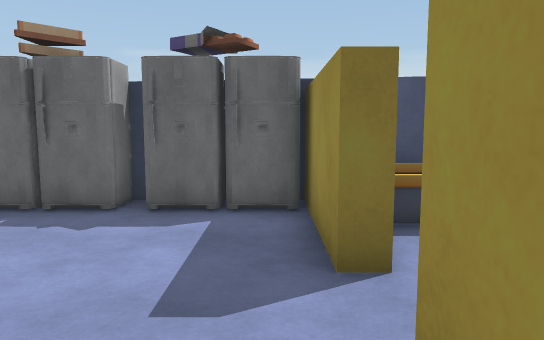
View 1 (above)

16 first-person views from a walk through a 3-D level made in the Unity game engine. The camera is 1.3 m above the floor, tilts 6° down and sees 70° across. The floor is counted in squares, 1 m on a side. Each view is taken from the middle of a square. On the plan, view 1 faces up. The plan holds only what a view shows up to about 16 squares ahead; the rest is blank. The place goes on beyond the plan. The player character is not drawn. Some surface patterns are stand-ins.

View 2
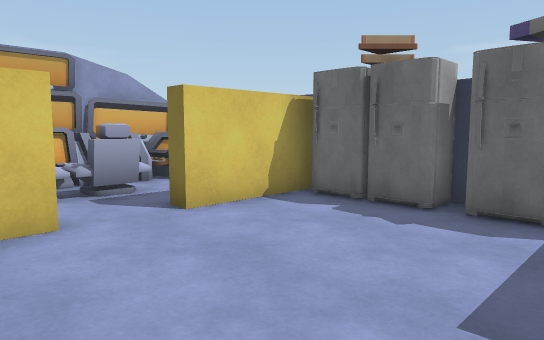

View 3
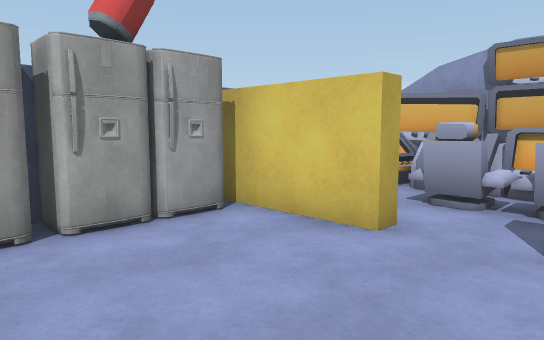

View 4
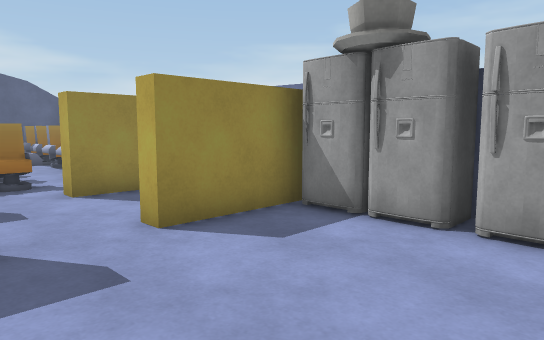

View 5
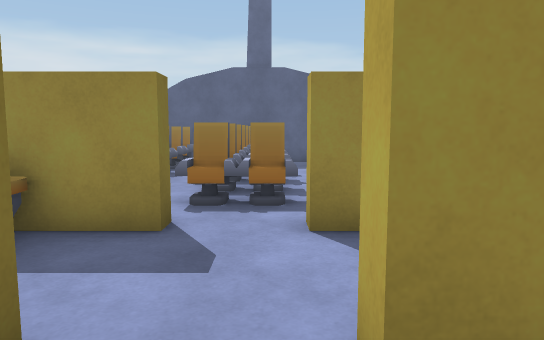

View 6
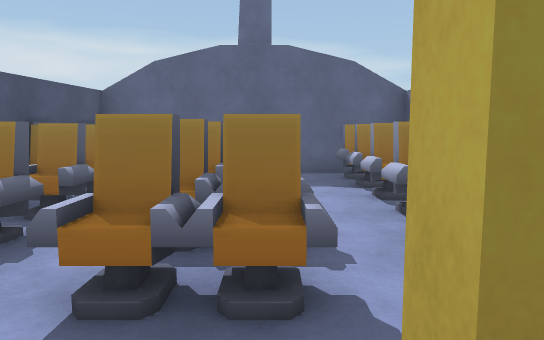

View 7
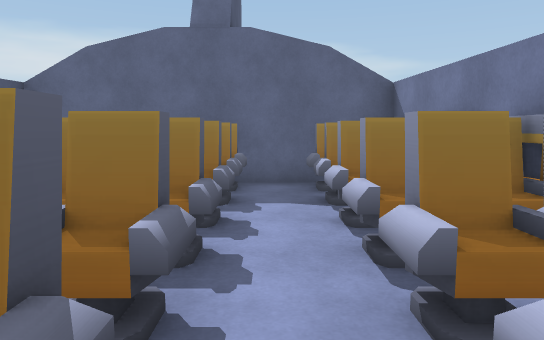

View 8
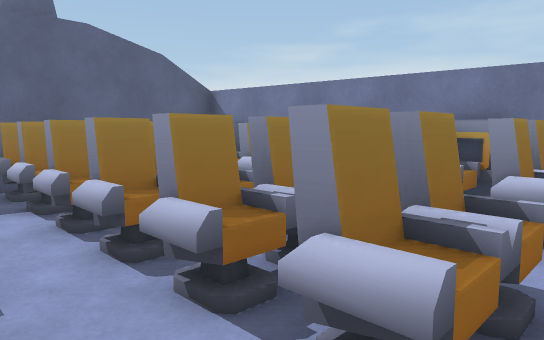

View 9
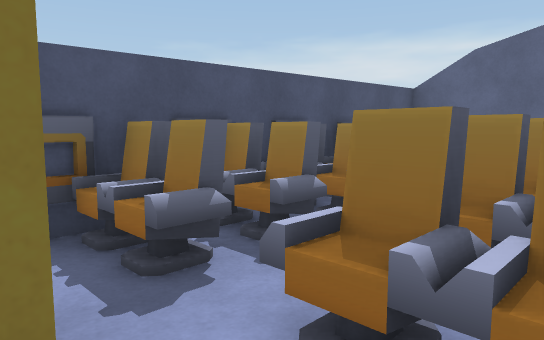

View 10
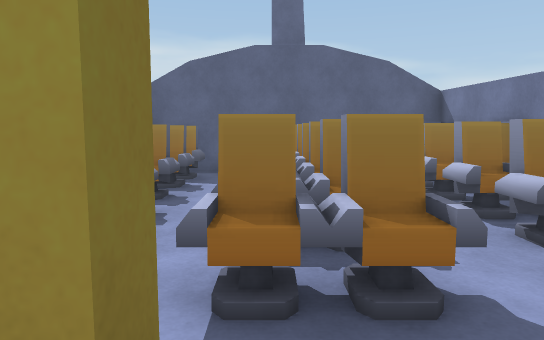

View 11
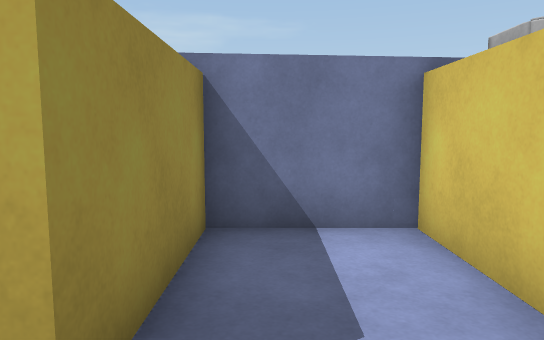

View 12
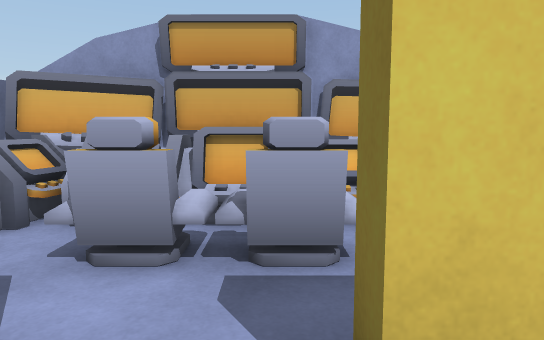

View 13
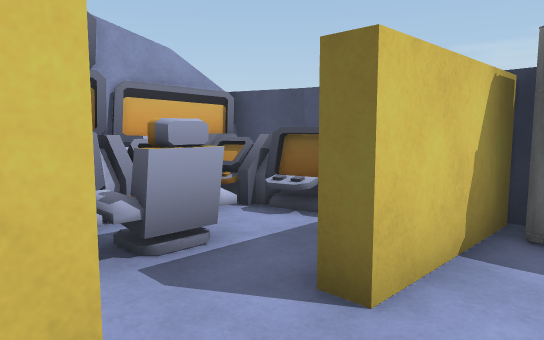

View 14
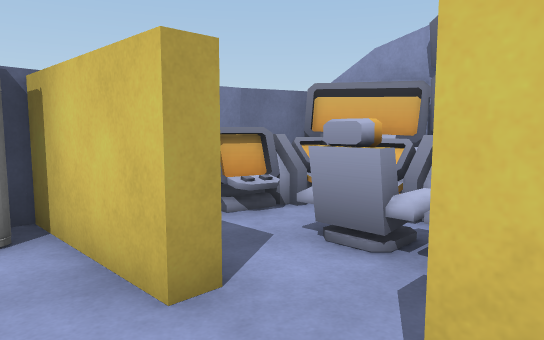

View 15
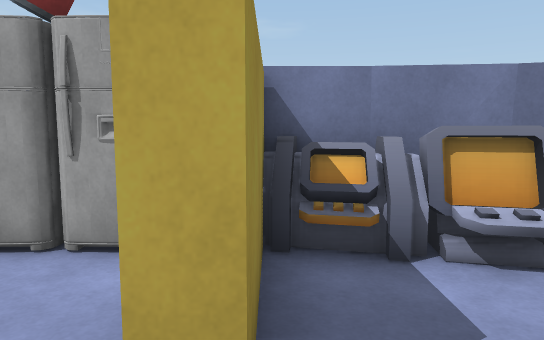

View 16
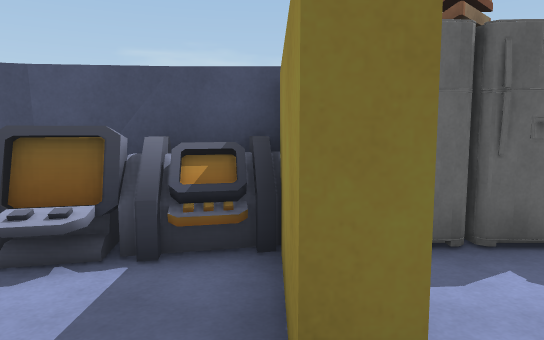

### Floor plan
Ten units are one square. View 1 is at (0, 0); x grows to the right and y downward. Boxes are objects, and circles mark ways between rooms. Rooms are numbered by the first view taken in them; rooms with no view inside come last. Other rooms are left out.
<svg viewBox="-120 -80 270 106">
<path fill="none" stroke="#000" d="M11 -34 6 -34 6 -70M-54 -15 -54 20M-25 20 -20 20M6 14 6 -15 11 -15M-54 -70 -54 -34M11 -4 11 20 39 20 39 -15 44 -15M44 -34 39 -34M89 18 96 18M93 20 144 20 144 -65M68 18 75 18M63 20 89 20M80 -69 70 -69M118 -69 109 -69M59 -69 52 -69M140 -71 52 -71M-108 -12 -108 5M-54 -34 -59 -34 -59 -64M-72 -71 -91 -69M-91 19 -72 21M-91 20 -56 20M-59 11 -59 -15 -54 -15M-58 -71 -80 -71M-90 -70 -108 -64M-90 -71 -96 -71M-106 14 -89 19M-108 15 -101 15M39 -34 39 -54M28 -71 21 -71"/>
<rect x="-55" y="5" width="30" height="10" fill="#bbb"><title>other object</title></rect>
<rect x="-55" y="-75" width="30" height="20" fill="#bbb"><title>other object</title></rect>
<rect x="-25" y="5" width="30" height="10" fill="#bbb"><title>other object</title></rect>
<rect x="-25" y="-75" width="30" height="20" fill="#bbb"><title>other object</title></rect>
<rect x="55" y="-5" width="10" height="20" fill="#bbb"><title>other object</title></rect>
<rect x="55" y="-45" width="10" height="30" fill="#bbb"><title>other object</title></rect>
<rect x="55" y="-65" width="10" height="20" fill="#bbb"><title>other object</title></rect>
<rect x="65" y="-5" width="20" height="20" fill="#bbb"><title>other object</title></rect>
<rect x="65" y="-45" width="20" height="30" fill="#bbb"><title>other object</title></rect>
<rect x="65" y="-65" width="20" height="20" fill="#bbb"><title>other object</title></rect>
<rect x="85" y="-5" width="10" height="20" fill="#bbb"><title>other object</title></rect>
<rect x="85" y="-45" width="10" height="30" fill="#bbb"><title>other object</title></rect>
<rect x="85" y="-65" width="10" height="20" fill="#bbb"><title>other object</title></rect>
<rect x="95" y="-5" width="20" height="20" fill="#bbb"><title>other object</title></rect>
<rect x="95" y="-45" width="20" height="30" fill="#bbb"><title>other object</title></rect>
<rect x="95" y="-65" width="20" height="20" fill="#bbb"><title>other object</title></rect>
<rect x="115" y="-5" width="10" height="20" fill="#bbb"><title>other object</title></rect>
<rect x="115" y="-45" width="10" height="30" fill="#bbb"><title>other object</title></rect>
<rect x="115" y="-65" width="10" height="20" fill="#bbb"><title>other object</title></rect>
<rect x="125" y="-5" width="20" height="20" fill="#bbb"><title>other object</title></rect>
<rect x="125" y="-45" width="20" height="30" fill="#bbb"><title>other object</title></rect>
<rect x="125" y="-65" width="20" height="20" fill="#bbb"><title>other object</title></rect>
<rect x="-115" y="-35" width="20" height="20" fill="#bbb"><title>computer</title></rect>
<rect x="-115" y="-65" width="20" height="30" fill="#bbb"><title>computer</title></rect>
<rect x="-105" y="-5" width="10" height="20" fill="#bbb"><title>computer</title></rect>
<rect x="-105" y="-45" width="20" height="40" fill="#bbb"><title>other object</title></rect>
<rect x="-95" y="-5" width="20" height="20" fill="#bbb"><title>other object</title></rect>
<rect x="-95" y="-65" width="20" height="20" fill="#bbb"><title>other object</title></rect>
<rect x="-85" y="-45" width="10" height="40" fill="#bbb"><title>other object</title></rect>
<rect x="15" y="-65" width="30" height="20" fill="#bbb"><title>other object</title></rect>
<circle cx="10" cy="-25" r="3" fill="#2a7"/>
<circle cx="-60" cy="-25" r="3" fill="#2a7"/>
<circle cx="40" cy="-25" r="3" fill="#2a7"/>
<circle cx="25" cy="-45" r="3" fill="#2a7"/>
<text x="-20" y="-30">1</text>
<text x="30" y="-10">2</text>
<text x="90" y="-20">3</text>
<text x="-90" y="-30">4</text>
<text x="30" y="-50">5</text>
</svg>
Room 1 opens to room 2. Room 1 opens to room 4. Room 2 opens to room 3. Room 2 opens to room 5.

Where each view was taken, in squares from view 1:
view 1: 0 up, 0 right, facing up
view 2: 0 up, 0 right, facing up-left
view 3: 4 up, 1 left, facing down-left
view 4: 4 up, 4 left, facing down-right
view 5: 2 up, 1 left, facing right
view 6: 2 up, 3 right, facing right
view 7: 1 up, 5 right, facing right
view 8: 5 up, 5 right, facing down-right
view 9: 2 up, 4 right, facing up-right
view 10: 3 up, 3 right, facing right
view 11: 3 up, 3 right, facing down
view 12: 3 up, 4 left, facing left
view 13: 1 up, 4 left, facing up-left
view 14: 4 up, 4 left, facing down-left
view 15: 3 up, 6 left, facing down
view 16: 2 up, 6 left, facing up
